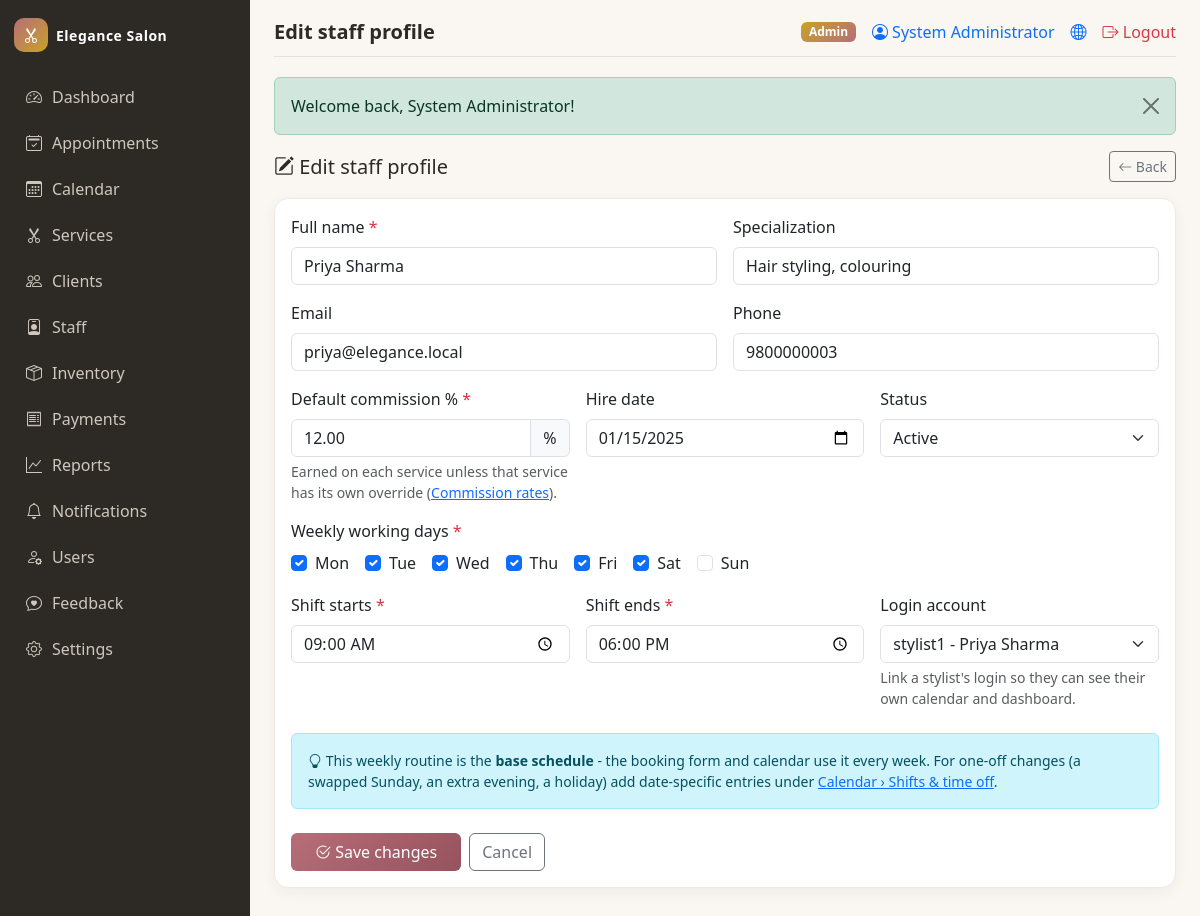
The page /modules/staff/form.php?id=1 (signed in) on the database its author committed.
### tables this page shows
CREATE TABLE staff (
  staff_id        INT UNSIGNED AUTO_INCREMENT PRIMARY KEY,
  user_id         INT UNSIGNED DEFAULT NULL UNIQUE,
  name            VARCHAR(100) NOT NULL,
  email           VARCHAR(120) DEFAULT NULL,
  phone           VARCHAR(20)  DEFAULT NULL,
  specialization  VARCHAR(150) DEFAULT NULL,
  commission_rate DECIMAL(5,2) NOT NULL DEFAULT 10.00,    
  work_days       SET('Mon','Tue','Wed','Thu','Fri','Sat','Sun')
                  NOT NULL DEFAULT 'Mon,Tue,Wed,Thu,Fri,Sat',
  shift_start     TIME NOT NULL DEFAULT '09:00:00',
  shift_end       TIME NOT NULL DEFAULT '18:00:00',
  hire_date       DATE DEFAULT NULL,
  status          ENUM('active','on_leave','inactive') NOT NULL DEFAULT 'active',
  created_at      TIMESTAMP NOT NULL DEFAULT CURRENT_TIMESTAMP,
  CONSTRAINT fk_staff_user FOREIGN KEY (user_id)
      REFERENCES users(user_id) ON DELETE SET NULL
);

CREATE TABLE users (
  user_id    INT UNSIGNED AUTO_INCREMENT PRIMARY KEY,
  name       VARCHAR(100) NOT NULL,
  username   VARCHAR(50)  NOT NULL,
  email      VARCHAR(120) NOT NULL,
  phone      VARCHAR(20)  DEFAULT NULL,
  password   VARCHAR(255) NOT NULL,                
  role       ENUM('admin','receptionist','stylist') NOT NULL DEFAULT 'receptionist',
  status     ENUM('active','inactive') NOT NULL DEFAULT 'active',
  last_login DATETIME DEFAULT NULL,
  created_at TIMESTAMP NOT NULL DEFAULT CURRENT_TIMESTAMP,
  UNIQUE KEY uq_users_username (username),
  UNIQUE KEY uq_users_email    (email)
);

### modules/staff/form.php (the view, shortened to what this page needs)
<?php
require_once __DIR__ . '/../../includes/init.php';
 $self    = BASE_URL . 'modules/staff/';
 $id      = (int)get('id');
 $is_edit = $id > 0;
 $week_days = array('Mon', 'Tue', 'Wed', 'Thu', 'Fri', 'Sat', 'Sun');
 $staff = array(
    'name'            => '',
    'email'           => '',
    'phone'           => '',
    'specialization'  => '',
    'commission_rate' => '10.00',
    'work_days'       => array('Mon', 'Tue', 'Wed', 'Thu', 'Fri', 'Sat'),
    'shift_start'     => '09:00',
    'shift_end'       => '18:00',
    'hire_date'       => '',
    'status'          => 'active',
    'user_id'         => 0,
);
if ($is_edit) {
    $stmt = mysqli_prepare($conn, "SELECT * FROM staff WHERE staff_id = ?");
    mysqli_stmt_bind_param($stmt, 'i', $id);
    mysqli_stmt_execute($stmt);
    $row = mysqli_fetch_assoc(mysqli_stmt_get_result($stmt));
    $staff = array(
        'name'            => $row['name'],
        'email'           => (string)$row['email'],
        'phone'           => (string)$row['phone'],
        'specialization'  => (string)$row['specialization'],
        'commission_rate' => $row['commission_rate'],
        'work_days'       => explode(',', $row['work_days']),
        'shift_start'     => substr($row['shift_start'], 0, 5),
        'shift_end'       => substr($row['shift_end'],   0, 5),
        'hire_date'       => (string)$row['hire_date'],
        'status'          => $row['status'],
        'user_id'         => (int)$row['user_id'],
    );
}
 $errors = array();
 $free_users = array();
 $current_uid = (int)$staff['user_id'];
 $sql = "SELECT u.user_id, u.username, u.name
        FROM users u
        LEFT JOIN staff s ON s.user_id = u.user_id AND s.staff_id <> " . ($is_edit ? $id : 0) . "
        WHERE u.role = 'stylist' AND s.staff_id IS NULL";
if ($is_edit && $current_uid) {
    $sql .= " OR (u.user_id = $current_uid AND u.role = 'stylist')";
}
 $sql .= " ORDER BY u.username ASC";
 $res = mysqli_query($conn, $sql);
while ($res && ($row = mysqli_fetch_assoc($res))) {
    $free_users[] = $row;
}
require_once __DIR__ . '/../../includes/dash_header.php';
?>
<div class="d-flex flex-wrap justify-content-between align-items-center gap-2 mb-3">
    <h5 class="mb-0"><?= $is_edit ? '<i class="bi bi-pencil-square"></i> Edit staff profile' : '<i class="bi bi-person-plus"></i> Add staff' ?></h5>
    <a class="btn btn-outline-secondary btn-sm" href="<?= $is_edit ? $self . 'view.php?id=' . $id : $self . 'index.php' ?>">
        <i class="bi bi-arrow-left"></i> Back
    </a>
</div>
<div class="card card-salon">
    <div class="card-body">
        <form method="post" action="<?= $self ?>form.php<?= $is_edit ? '?id=' . $id : '' ?>" novalidate>
            <div class="row g-3">
                <div class="col-md-6">
                    <label class="form-label">Full name <span class="text-danger">*</span></label>
                    <input type="text" name="name" maxlength="100"
                           class="form-control <?= isset($errors['name']) ? 'is-invalid' : '' ?>"
                           value="<?= e($staff['name']) ?>" placeholder="e.g. Priya Sharma" required>
                </div>
                <div class="col-md-6">
                    <label class="form-label">Specialization</label>
                    <input type="text" name="specialization" maxlength="150" class="form-control"
                           value="<?= e($staff['specialization']) ?>" placeholder="e.g. Hair styling, colouring">
                </div>
                <div class="col-md-6">
                    <label class="form-label">Email</label>
                    <input type="email" name="email" maxlength="120"
                           class="form-control <?= isset($errors['email']) ? 'is-invalid' : '' ?>"
                           value="<?= e($staff['email']) ?>" placeholder="optional">
                </div>
                <div class="col-md-6">
                    <label class="form-label">Phone</label>
                    <input type="text" name="phone" maxlength="20"
                           class="form-control <?= isset($errors['phone']) ? 'is-invalid' : '' ?>"
                           value="<?= e($staff['phone']) ?>" placeholder="optional">
                </div>
                <div class="col-md-4">
                    <label class="form-label">Default commission % <span class="text-danger">*</span></label>
                    <div class="input-group">
                        <input type="number" name="commission_rate" min="0" max="100" step="0.01"
                               class="form-control <?= isset($errors['commission_rate']) ? 'is-invalid' : '' ?>"
                               value="<?= e($staff['commission_rate']) ?>" required>
                        <span class="input-group-text">%</span>
                    </div>
                    <div class="form-text">Earned on each service unless that service has its own override
                        (<a href="<?= $self ?>commissions.php">Commission rates</a>).</div>
                </div>
                <div class="col-md-4">
                    <label class="form-label">Hire date</label>
                    <input type="date" name="hire_date"
                           class="form-control <?= isset($errors['hire_date']) ? 'is-invalid' : '' ?>"
                           value="<?= e($staff['hire_date']) ?>" max="<?= date('Y-m-d') ?>">
                </div>
                <div class="col-md-4">
                    <label class="form-label">Status</label>
                    <select name="status" class="form-select <?= isset($errors['status']) ? 'is-invalid' : '' ?>">
                        <?php foreach (array('active' => 'Active', 'on_leave' => 'On leave', 'inactive' => 'Inactive') as $v => $lbl): ?>
                            <option value="<?= $v ?>" <?= $staff['status'] === $v ? 'selected' : '' ?>><?= $lbl ?></option>
                        <?php endforeach; ?>
                    </select>
                </div>
                <div class="col-12">
                    <label class="form-label d-block">Weekly working days <span class="text-danger">*</span></label>
                    <div class="d-flex flex-wrap gap-3">
                        <?php foreach ($week_days as $d): ?>
                            <div class="form-check">
                                <input class="form-check-input" type="checkbox" name="work_days[]"
                                       id="wd-<?= strtolower($d) ?>" value="<?= $d ?>"
                                       <?= in_array($d, $staff['work_days'], true) ? 'checked' : '' ?>>
                                <label class="form-check-label" for="wd-<?= strtolower($d) ?>"><?= $d ?></label>
                            </div>
                        <?php endforeach; ?>
                    </div>
                </div>
                <div class="col-md-4">
                    <label class="form-label">Shift starts <span class="text-danger">*</span></label>
                    <input type="time" name="shift_start"
                           class="form-control <?= isset($errors['shift_start']) ? 'is-invalid' : '' ?>"
                           value="<?= e($staff['shift_start']) ?>" required>
                </div>
                <div class="col-md-4">
                    <label class="form-label">Shift ends <span class="text-danger">*</span></label>
                    <input type="time" name="shift_end"
                           class="form-control <?= isset($errors['shift_end']) ? 'is-invalid' : '' ?>"
                           value="<?= e($staff['shift_end']) ?>" required>
                </div>
                <div class="col-md-4">
                    <label class="form-label">Login account</label>
                    <select name="user_id" class="form-select <?= isset($errors['user_id']) ? 'is-invalid' : '' ?>">
                        <?php foreach ($free_users as $fu): ?>
                            <option value="<?= (int)$fu['user_id'] ?>"
                                <?= $current_uid === (int)$fu['user_id'] ? 'selected' : '' ?>>
                                <?= e($fu['username']) ?> - <?= e($fu['name']) ?>
                            </option>
                        <?php endforeach; ?>
                    </select>
                    <div class="form-text">Link a stylist's login so they can see their own calendar and dashboard.</div>
                </div>
            </div>
            <div class="alert alert-info small mt-4 mb-0">
                <i class="bi bi-lightbulb"></i> This weekly routine is the <b>base schedule</b> - the booking
                form and calendar use it every week. For one-off changes (a swapped Sunday, an extra evening,
                a holiday) add date-specific entries under
                <a href="<?= BASE_URL ?>modules/calendar/shifts.php">Calendar &rsaquo; Shifts &amp; time off</a>.
            </div>
            <div class="mt-4 d-flex gap-2">
                <button class="btn btn-salon px-4" type="submit">
                    <i class="bi bi-check2-circle"></i> <?= $is_edit ? 'Save changes' : 'Create profile' ?>
                </button>
                <a class="btn btn-outline-secondary" href="<?= $is_edit ? $self . 'view.php?id=' . $id : $self . 'index.php' ?>">Cancel</a>
            </div>
        </form>
    </div>
</div>
<?php require_once __DIR__ . '/../../includes/dash_footer.php'; ?>

### assets/css/style.css (style rules this page uses)
:root { --salon-rose: #b76e79; --salon-rose-d: #96525d; --salon-gold: #c9a227; --salon-ink: #2d2a26; --salon-cream: #faf7f2; --salon-panel: #ffffff; --sidebar-w: 250px; }
body { background: var(--salon-cream); color: var(--salon-ink); font-family: "Segoe UI", system-ui, -apple-system, sans-serif; min-height: 100vh; display: flex; flex-direction: column; }
.btn-salon { background: linear-gradient(135deg, var(--salon-rose), var(--salon-rose-d)); color: #fff; border: none; }
.card-salon { border: 1px solid #efe9e1; border-radius: 14px; box-shadow: 0 4px 14px rgba(45,42,38,.05); background: var(--salon-panel); }

### rows shown on the page
staff: name "Priya Sharma", specialization "Hair styling, colouring", email "priya@elegance.local", phone "9800000003", commission_rate "12.00", hire_date "01/15/2025", status "Active", user_id "stylist1 - Priya Sharma"

### other values the page prints
get_setting('salon_name', SITE_NAME) "Elegance Salon"
$m_item['label'] "Dashboard"
$m_item['label'] "Appointments"
$m_item['label'] "Calendar"
$m_item['label'] "Services"
$m_item['label'] "Clients"
$m_item['label'] "Staff"
$m_item['label'] "Inventory"
$m_item['label'] "Payments"
$m_item['label'] "Reports"
$m_item['label'] "Notifications"
$m_item['label'] "Users"
$m_item['label'] "Feedback"
$m_item['label'] "Settings"
$page_title "Edit staff profile"
